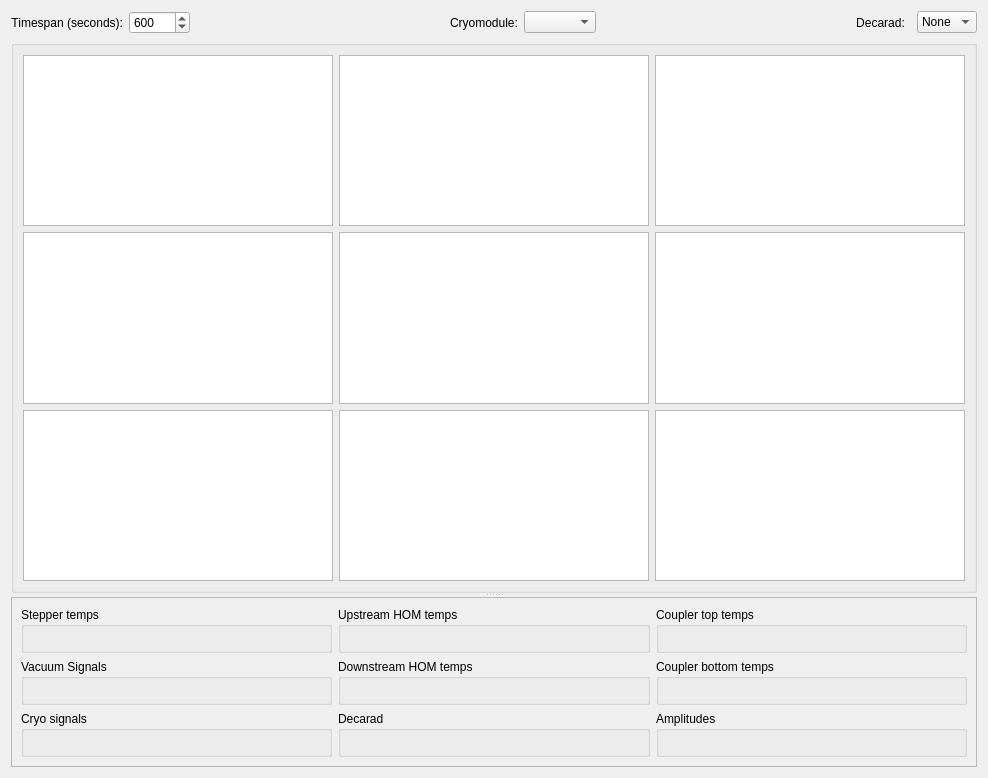
<?xml version="1.0" encoding="UTF-8"?>
<ui version="4.0">
 <class>Form</class>
 <widget class="QWidget" name="Form">
  <property name="geometry">
   <rect>
    <x>0</x>
    <y>0</y>
    <width>988</width>
    <height>778</height>
   </rect>
  </property>
  <property name="windowTitle">
   <string>Form</string>
  </property>
  <layout class="QGridLayout" name="gridLayout_3">
   <item row="0" column="0">
    <widget class="QLabel" name="label">
     <property name="text">
      <string>Timespan (seconds):</string>
     </property>
     <property name="alignment">
      <set>Qt::AlignRight|Qt::AlignTrailing|Qt::AlignVCenter</set>
     </property>
    </widget>
   </item>
   <item row="0" column="3">
    <widget class="QLabel" name="label_2">
     <property name="text">
      <string>Cryomodule:</string>
     </property>
     <property name="alignment">
      <set>Qt::AlignCenter</set>
     </property>
    </widget>
   </item>
   <item row="0" column="2">
    <spacer name="horizontalSpacer">
     <property name="orientation">
      <enum>Qt::Horizontal</enum>
     </property>
     <property name="sizeHint" stdset="0">
      <size>
       <width>40</width>
       <height>20</height>
      </size>
     </property>
    </spacer>
   </item>
   <item row="0" column="1">
    <widget class="QSpinBox" name="timespan_spinbox">
     <property name="minimum">
      <number>1</number>
     </property>
     <property name="maximum">
      <number>10000</number>
     </property>
     <property name="singleStep">
      <number>60</number>
     </property>
     <property name="value">
      <number>600</number>
     </property>
    </widget>
   </item>
   <item row="0" column="4">
    <widget class="QComboBox" name="cryo_combobox"/>
   </item>
   <item row="0" column="6">
    <widget class="QLabel" name="label_3">
     <property name="text">
      <string>Decarad:</string>
     </property>
     <property name="alignment">
      <set>Qt::AlignCenter</set>
     </property>
    </widget>
   </item>
   <item row="3" column="0" colspan="9">
    <widget class="QSplitter" name="splitter">
     <property name="toolTip">
      <string>Note that the readouts are collapsible</string>
     </property>
     <property name="orientation">
      <enum>Qt::Vertical</enum>
     </property>
     <widget class="QGroupBox" name="groupBox">
      <property name="title">
       <string/>
      </property>
      <layout class="QGridLayout" name="gridLayout">
       <item row="5" column="1">
        <widget class="PyDMTimePlot" name="plot_decarad">
         <property name="toolTip">
          <string/>
         </property>
         <property name="showXGrid">
          <bool>true</bool>
         </property>
         <property name="showYGrid">
          <bool>true</bool>
         </property>
         <property name="yAxes">
          <stringlist/>
         </property>
         <property name="title" stdset="0">
          <string>Decarad</string>
         </property>
         <property name="showLegend">
          <bool>true</bool>
         </property>
         <property name="maxRedrawRate" stdset="0">
          <number>1</number>
         </property>
         <property name="curves">
          <stringlist/>
         </property>
         <property name="updatesAsynchronously">
          <bool>true</bool>
         </property>
         <property name="updateMode" stdset="0">
          <enum>PyDMTimePlot::AtFixedRate</enum>
         </property>
         <property name="timeSpan">
          <double>600.000000000000000</double>
         </property>
        </widget>
       </item>
       <item row="5" column="0">
        <widget class="PyDMArchiverTimePlot" name="plot_cryosignals">
         <property name="toolTip">
          <string/>
         </property>
         <property name="showXGrid">
          <bool>true</bool>
         </property>
         <property name="showYGrid">
          <bool>true</bool>
         </property>
         <property name="yAxes">
          <stringlist>
           <string>{&quot;name&quot;: &quot;jt&quot;, &quot;orientation&quot;: &quot;left&quot;, &quot;label&quot;: &quot;JT (%)&quot;, &quot;minRange&quot;: -1.0, &quot;maxRange&quot;: 1.0, &quot;autoRange&quot;: true, &quot;logMode&quot;: false}</string>
           <string>{&quot;name&quot;: &quot;ds&quot;, &quot;orientation&quot;: &quot;right&quot;, &quot;label&quot;: &quot;DS Level (%)&quot;, &quot;minRange&quot;: -1.0, &quot;maxRange&quot;: 1.0, &quot;autoRange&quot;: true, &quot;logMode&quot;: false}</string>
           <string>{&quot;name&quot;: &quot;us&quot;, &quot;orientation&quot;: &quot;right&quot;, &quot;label&quot;: &quot;US Level (%)&quot;, &quot;minRange&quot;: -1.0, &quot;maxRange&quot;: 1.0, &quot;autoRange&quot;: true, &quot;logMode&quot;: false}</string>
           <string>{&quot;name&quot;: &quot;press&quot;, &quot;orientation&quot;: &quot;left&quot;, &quot;label&quot;: &quot;DS Pressure (mbar)&quot;, &quot;minRange&quot;: -1.0, &quot;maxRange&quot;: 1.0, &quot;autoRange&quot;: true, &quot;logMode&quot;: false}</string>
           <string>{&quot;name&quot;: &quot;heat&quot;, &quot;orientation&quot;: &quot;left&quot;, &quot;label&quot;: &quot;Heater (W)&quot;, &quot;minRange&quot;: -1.0, &quot;maxRange&quot;: 1.0, &quot;autoRange&quot;: true, &quot;logMode&quot;: false}</string>
          </stringlist>
         </property>
         <property name="title" stdset="0">
          <string>Cryo Signals</string>
         </property>
         <property name="showLegend">
          <bool>true</bool>
         </property>
         <property name="updateMode" stdset="0">
          <enum>PyDMTimePlot::AtFixedRate</enum>
         </property>
         <property name="timeSpan">
          <double>6000.000000000000000</double>
         </property>
         <property name="curves">
          <stringlist/>
         </property>
        </widget>
       </item>
       <item row="3" column="2">
        <widget class="PyDMArchiverTimePlot" name="plot_couplerbot_temp">
         <property name="toolTip">
          <string/>
         </property>
         <property name="showXGrid">
          <bool>true</bool>
         </property>
         <property name="showYGrid">
          <bool>true</bool>
         </property>
         <property name="title" stdset="0">
          <string>Coupler Bottom Temperatures</string>
         </property>
         <property name="showLegend">
          <bool>true</bool>
         </property>
         <property name="updateMode" stdset="0">
          <enum>PyDMTimePlot::AtFixedRate</enum>
         </property>
         <property name="timeSpan">
          <double>600.000000000000000</double>
         </property>
        </widget>
       </item>
       <item row="1" column="2">
        <widget class="PyDMArchiverTimePlot" name="plot_couplertop_temp">
         <property name="toolTip">
          <string/>
         </property>
         <property name="showXGrid">
          <bool>true</bool>
         </property>
         <property name="showYGrid">
          <bool>true</bool>
         </property>
         <property name="title" stdset="0">
          <string>Coupler Top Temperatures</string>
         </property>
         <property name="showLegend">
          <bool>true</bool>
         </property>
         <property name="updateMode" stdset="0">
          <enum>PyDMTimePlot::AtFixedRate</enum>
         </property>
         <property name="timeSpan">
          <double>600.000000000000000</double>
         </property>
        </widget>
       </item>
       <item row="1" column="1">
        <widget class="PyDMArchiverTimePlot" name="plot_homus_temp">
         <property name="toolTip">
          <string/>
         </property>
         <property name="showXGrid">
          <bool>true</bool>
         </property>
         <property name="showYGrid">
          <bool>true</bool>
         </property>
         <property name="title" stdset="0">
          <string>Upstream HOM Temperatures</string>
         </property>
         <property name="showLegend">
          <bool>true</bool>
         </property>
         <property name="updateMode" stdset="0">
          <enum>PyDMTimePlot::AtFixedRate</enum>
         </property>
         <property name="timeSpan">
          <double>600.000000000000000</double>
         </property>
        </widget>
       </item>
       <item row="3" column="0">
        <widget class="PyDMArchiverTimePlot" name="plot_cmvacuum">
         <property name="toolTip">
          <string/>
         </property>
         <property name="showXGrid">
          <bool>true</bool>
         </property>
         <property name="showYGrid">
          <bool>true</bool>
         </property>
         <property name="yAxes">
          <stringlist>
           <string>{&quot;name&quot;: &quot;!96&quot;, &quot;orientation&quot;: &quot;left&quot;, &quot;label&quot;: null, &quot;minRange&quot;: -1.0, &quot;maxRange&quot;: 1.0, &quot;autoRange&quot;: true, &quot;logMode&quot;: false}</string>
           <string>{&quot;name&quot;: &quot;x96&quot;, &quot;orientation&quot;: &quot;right&quot;, &quot;label&quot;: null, &quot;minRange&quot;: -1.0, &quot;maxRange&quot;: 1.0, &quot;autoRange&quot;: true, &quot;logMode&quot;: false}</string>
          </stringlist>
         </property>
         <property name="title" stdset="0">
          <string>Vacuum Signals</string>
         </property>
         <property name="showLegend">
          <bool>true</bool>
         </property>
         <property name="updateMode" stdset="0">
          <enum>PyDMTimePlot::AtFixedRate</enum>
         </property>
         <property name="timeSpan">
          <double>600.000000000000000</double>
         </property>
         <property name="curves">
          <stringlist/>
         </property>
        </widget>
       </item>
       <item row="1" column="0">
        <widget class="PyDMArchiverTimePlot" name="plot_steppertemps">
         <property name="toolTip">
          <string/>
         </property>
         <property name="showXGrid">
          <bool>true</bool>
         </property>
         <property name="showYGrid">
          <bool>true</bool>
         </property>
         <property name="title" stdset="0">
          <string>Stepper Temperatures</string>
         </property>
         <property name="showLegend">
          <bool>true</bool>
         </property>
         <property name="updateMode" stdset="0">
          <enum>PyDMTimePlot::AtFixedRate</enum>
         </property>
         <property name="timeSpan">
          <double>600.000000000000000</double>
         </property>
        </widget>
       </item>
       <item row="3" column="1">
        <widget class="PyDMArchiverTimePlot" name="plot_homds_temp">
         <property name="toolTip">
          <string/>
         </property>
         <property name="showXGrid">
          <bool>true</bool>
         </property>
         <property name="showYGrid">
          <bool>true</bool>
         </property>
         <property name="title" stdset="0">
          <string>Downstream HOM Temperatures</string>
         </property>
         <property name="showLegend">
          <bool>true</bool>
         </property>
         <property name="updateMode" stdset="0">
          <enum>PyDMTimePlot::AtFixedRate</enum>
         </property>
         <property name="timeSpan">
          <double>600.000000000000000</double>
         </property>
        </widget>
       </item>
       <item row="5" column="2">
        <widget class="PyDMArchiverTimePlot" name="plot_amps">
         <property name="toolTip">
          <string/>
         </property>
         <property name="showXGrid">
          <bool>true</bool>
         </property>
         <property name="showYGrid">
          <bool>true</bool>
         </property>
         <property name="title" stdset="0">
          <string>Cavity Amplitudes</string>
         </property>
         <property name="yAxes">
          <stringlist>
           <string>{&quot;name&quot;: &quot;amp&quot;, &quot;orientation&quot;: &quot;left&quot;, &quot;label&quot;: &quot;Amplitude (MV)&quot;, &quot;minRange&quot;: 0.0, &quot;maxRange&quot;: 160.0, &quot;autoRange&quot;: false, &quot;logMode&quot;: false}</string>
          </stringlist>
         </property>
         <property name="showLegend">
          <bool>true</bool>
         </property>
         <property name="updateMode" stdset="0">
          <enum>PyDMTimePlot::AtFixedRate</enum>
         </property>
         <property name="timeSpan">
          <double>600.000000000000000</double>
         </property>
        </widget>
       </item>
      </layout>
     </widget>
     <widget class="QScrollArea" name="scrollArea">
      <property name="minimumSize">
       <size>
        <width>0</width>
        <height>170</height>
       </size>
      </property>
      <property name="widgetResizable">
       <bool>true</bool>
      </property>
      <widget class="QWidget" name="scrollAreaWidgetContents_3">
       <property name="geometry">
        <rect>
         <x>0</x>
         <y>0</y>
         <width>968</width>
         <height>281</height>
        </rect>
       </property>
       <layout class="QGridLayout" name="gridLayout_2">
        <item row="0" column="1">
         <widget class="QGroupBox" name="groupBox_2">
          <property name="title">
           <string>Upstream HOM temps</string>
          </property>
          <layout class="QVBoxLayout" name="verticalLayout_3">
           <item>
            <layout class="QFormLayout" name="up_hom_form"/>
           </item>
          </layout>
         </widget>
        </item>
        <item row="2" column="1">
         <widget class="QGroupBox" name="groupBox_8">
          <property name="title">
           <string>Decarad</string>
          </property>
          <layout class="QVBoxLayout" name="verticalLayout_9">
           <item>
            <layout class="QFormLayout" name="decarad_form"/>
           </item>
          </layout>
         </widget>
        </item>
        <item row="0" column="2">
         <widget class="QGroupBox" name="groupBox_3">
          <property name="title">
           <string>Coupler top temps</string>
          </property>
          <layout class="QVBoxLayout" name="verticalLayout_4">
           <item>
            <layout class="QFormLayout" name="coup_top_form"/>
           </item>
          </layout>
         </widget>
        </item>
        <item row="1" column="1">
         <widget class="QGroupBox" name="groupBox_6">
          <property name="title">
           <string>Downstream HOM temps</string>
          </property>
          <layout class="QVBoxLayout" name="verticalLayout_7">
           <item>
            <layout class="QFormLayout" name="down_hom_form"/>
           </item>
          </layout>
         </widget>
        </item>
        <item row="1" column="2">
         <widget class="QGroupBox" name="groupBox_7">
          <property name="title">
           <string>Coupler bottom temps</string>
          </property>
          <layout class="QVBoxLayout" name="verticalLayout_8">
           <item>
            <layout class="QFormLayout" name="coup_bot_hom"/>
           </item>
          </layout>
         </widget>
        </item>
        <item row="2" column="0">
         <widget class="QGroupBox" name="groupBox_4">
          <property name="title">
           <string>Cryo signals</string>
          </property>
          <layout class="QVBoxLayout" name="verticalLayout_5">
           <item>
            <layout class="QFormLayout" name="cryo_form"/>
           </item>
          </layout>
         </widget>
        </item>
        <item row="0" column="0">
         <widget class="QGroupBox" name="groupBox_5">
          <property name="title">
           <string>Stepper temps</string>
          </property>
          <layout class="QVBoxLayout" name="verticalLayout_2">
           <item>
            <layout class="QFormLayout" name="stepper_form"/>
           </item>
          </layout>
         </widget>
        </item>
        <item row="1" column="0">
         <widget class="QGroupBox" name="groupBox_9">
          <property name="title">
           <string>Vacuum Signals</string>
          </property>
          <layout class="QVBoxLayout" name="verticalLayout_6">
           <item>
            <layout class="QFormLayout" name="vacuum_form"/>
           </item>
          </layout>
         </widget>
        </item>
        <item row="2" column="2">
         <widget class="QGroupBox" name="groupBox_10">
          <property name="title">
           <string>Amplitudes</string>
          </property>
          <layout class="QGridLayout" name="gridLayout_5">
           <item row="0" column="0">
            <layout class="QFormLayout" name="amp_form"/>
           </item>
          </layout>
         </widget>
        </item>
       </layout>
      </widget>
     </widget>
    </widget>
   </item>
   <item row="0" column="8">
    <widget class="QComboBox" name="decarad_combobox">
     <item>
      <property name="text">
       <string>None</string>
      </property>
     </item>
     <item>
      <property name="text">
       <string>1</string>
      </property>
     </item>
     <item>
      <property name="text">
       <string>2</string>
      </property>
     </item>
    </widget>
   </item>
   <item row="0" column="5">
    <spacer name="horizontalSpacer_2">
     <property name="orientation">
      <enum>Qt::Horizontal</enum>
     </property>
     <property name="sizeHint" stdset="0">
      <size>
       <width>40</width>
       <height>20</height>
      </size>
     </property>
    </spacer>
   </item>
  </layout>
 </widget>
 <customwidgets>
  <customwidget>
   <class>PyDMTimePlot</class>
   <extends>QGraphicsView</extends>
   <header>pydm.widgets.timeplot</header>
  </customwidget>
  <customwidget>
   <class>PyDMArchiverTimePlot</class>
   <extends>PyDMTimePlot</extends>
   <header>pydm.widgets.archiver_time_plot</header>
  </customwidget>
 </customwidgets>
 <resources/>
 <connections/>
</ui>
